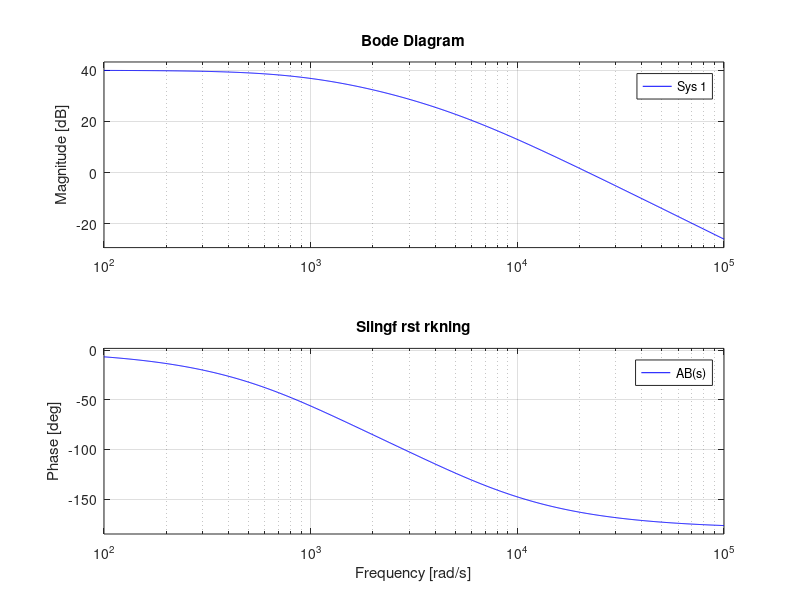
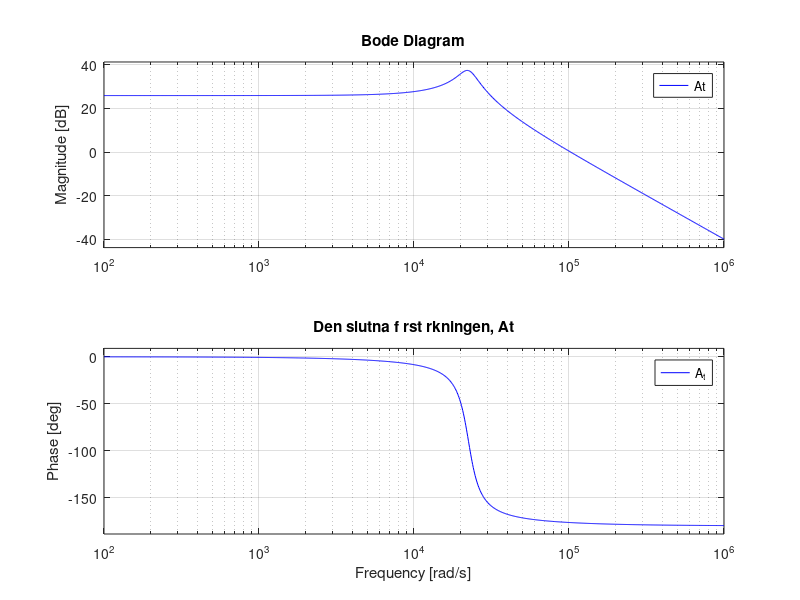
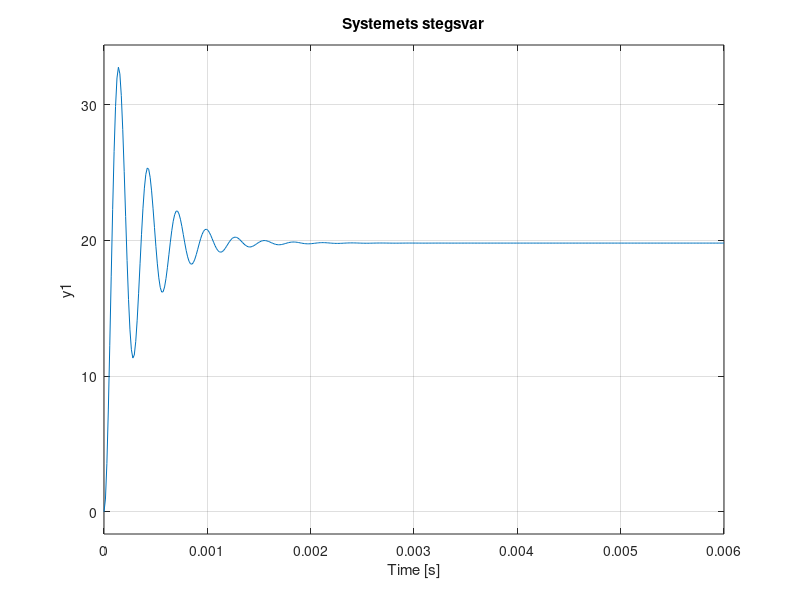

MATLAB code to generate these figures, in order:
%Analog elektronik - Exempel
%matlab: Fasmarginal, slutna förstärkningen och stegsvaret
%('control toolbox kr vs')
clear all;
close all;
%DC slingförstärkning och slingpoler:
AtINF=20; %Asymptotiska förstärkningen
ABnoll=-100; % DC slingförstärkningen, AB(0)
p1=-1*1e3; %slingpol, -1krad/s
p2=-5*1e3; %slingpol, -5krad/s
%%Definiera s
s=zpk('s')
ABs=ABnoll/((1-s/p1)*(1-s/p2)) %Slingförstärkningen, AB(s)
At=AtINF*(-1)*ABs/(1-ABs); %Slutna förstärkningen, At(s).
%Fasmarginal kollas "open loop", dvs frekvensen w0, d r |AB(w0)|=1=0dB,
%Unders k (plotta) fasmarginal (PM) genom att plotta slingförstärkningen
figure(1);bode((-1).*ABs,'b'); title('Slingf rst rkning');%
legend('AB(s)','Location','Best')
figure(2);bode(At,'b'); title('Den slutna f rst rkningen, At');%
legend('A_t','Location','Best')
figure(3); step(At); title('Systemets stegsvar');